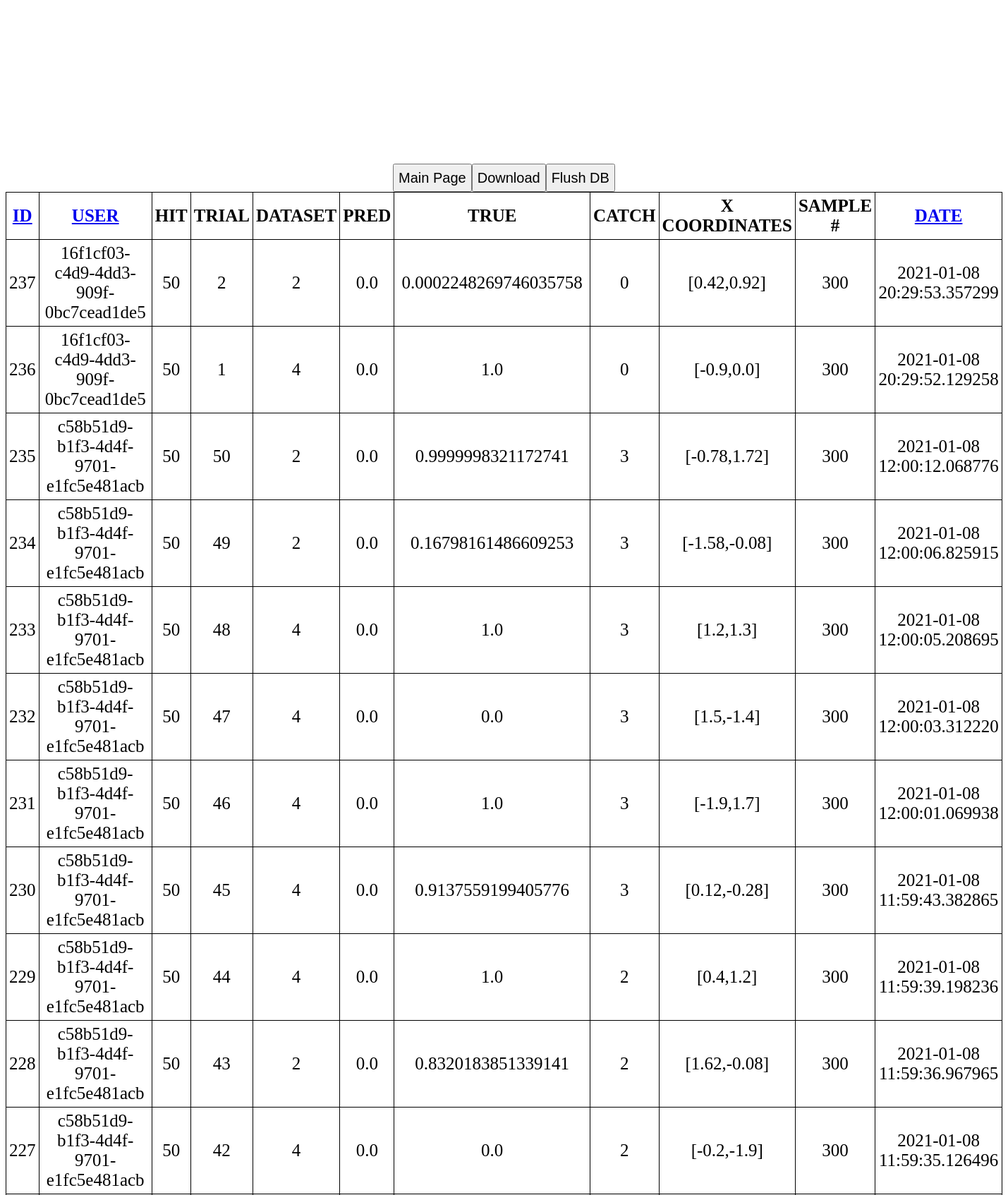
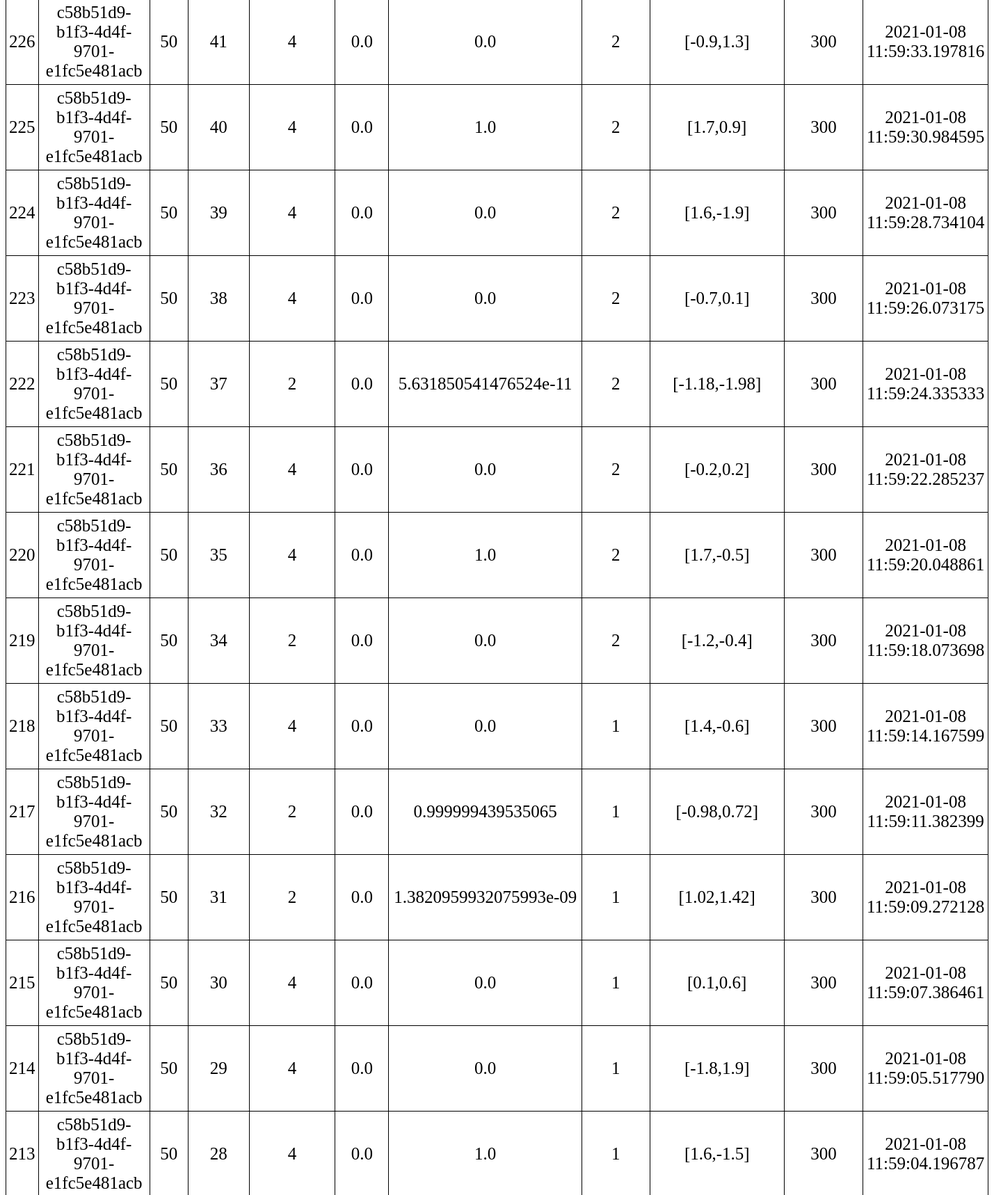
Page /readbyDate (upper part) on the committed database (2 pictures, top to bottom).
### main.py (models this page shows, shortened)
class Todo(db.Model):
    __tablename__ = 'testdb'
    id = db.Column(db.Integer, primary_key=True)
    user = db.Column(db.String(200), default=str(uuid.uuid4()))
    hit = db.Column(db.Integer, default=999)
    trial = db.Column(db.Integer, nullable=False, default=999)
    mtype = db.Column(db.Integer, nullable=False, default=999) #limit # of string
    est = db.Column(db.Float, default=999.)
    real = db.Column(db.Float, default=999.)
    score = db.Column(db.Integer, default=999.)
    date_created = db.Column(db.DateTime, default=datetime.utcnow)
    x = db.Column(db.String, default="999")
    sampleN = db.Column(db.Integer, default=999)

### main.py (the view)
@app.route('/readbyDate')
def readbyDate():
    tasks = Todo.query.order_by(Todo.date_created.desc()).all()
    return render_template('error.html', tasks=tasks[-1000:])

### main.py (called while the page is built)
@app.after_request
def add_header(response):
    response.cache_control.no_store = True
    response.cache_control.max_age = 0
    response.headers['Cache-Control'] = 'no-store, no-cache, must-revalidate, post-check=0, pre-check=0, max-age=0'
    response.headers['Pragma'] = 'no-cache'
    response.headers['Expires'] = '-1'
    return response

### templates/error.html (shortened to what this page needs)
{% extends 'base.html' %}
{% block body %}
<br><br><br><br><br><br><br><br>
<center>
<table id=report>
    <tr>
        <th><a href="{{url_for('readbyID')}}">ID</a></th>
        <th><a href="{{url_for('read')}}">USER</a></th>
        <th>HIT</th>
        <th>TRIAL</th>
        <th>DATASET</th>
        <th>PRED</th>
        <th>TRUE</th>
        <th>CATCH</th>
        <th>X COORDINATES</th>
        <th>SAMPLE #</th>
        <th><a href="{{url_for('readbyDate')}}">DATE</a></th>
    </tr>
    {% for task in tasks %}
        <tr>
            <td>{{ task.id }}</td>
            <td>{{ task.user }}</td>
            <td>{{ task.hit }}</td>
            <td>{{ task.trial }}</td>
            <td>{{ task.mtype }}</td>
            <td>{{ task.est }}</td>
            <td>{{ task.real }}</td>
            <td>{{ task.score }}</td>
            <td>{{ task.x }}</td>
            <td>{{ task.sampleN }}</td>
            <td>{{ task.date_created }}</td>
        </tr>
    {% endfor %}
<form action='/'>
    <input type="submit" value="Main Page" id="next">
</form>
<form action="/download" enctype="multipart/form-data" method="post">
    <a href="{{ url_for('downloadFile', filename='test.db') }}"><input type="submit" value="Download"></a>
</form>
<form action="/empty">
    <input type="submit" value="Flush DB">
</form>
</center>
{% endblock %}

### templates/base.html (style rules this page uses)
#report { border: 0px solid #000000; text-align: center; border-collapse: collapse; }
#report td, th { border: 1px solid #000000; padding: 5px 4px; }
input[type=submit] { height: 2em; font-size: 20px; }
body { font-size: 25px; }

### rows in the picture
Todo: id "237", user "16f1cf03-c4d9-4dd3-909f-0bc7cead1de5", hit "50", trial "2", mtype "2", est "0.0", real "0.0002248269746035758", score "0", x "[0.42,0.92]", sampleN "300", date_created "2021-01-08 20:29:53.357299"
Todo: id "236", user "16f1cf03-c4d9-4dd3-909f-0bc7cead1de5", hit "50", trial "1", mtype "4", est "0.0", real "1.0", score "0", x "[-0.9,0.0]", sampleN "300", date_created "2021-01-08 20:29:52.129258"
Todo: id "235", user "c58b51d9-b1f3-4d4f-9701-e1fc5e481acb", hit "50", trial "50", mtype "2", est "0.0", real "0.9999998321172741", score "3", x "[-0.78,1.72]", sampleN "300", date_created "2021-01-08 12:00:12.068776"
Todo: id "234", user "c58b51d9-b1f3-4d4f-9701-e1fc5e481acb", hit "50", trial "49", mtype "2", est "0.0", real "0.16798161486609253", score "3", x "[-1.58,-0.08]", sampleN "300", date_created "2021-01-08 12:00:06.825915"
Todo: id "233", user "c58b51d9-b1f3-4d4f-9701-e1fc5e481acb", hit "50", trial "48", mtype "4", est "0.0", real "1.0", score "3", x "[1.2,1.3]", sampleN "300", date_created "2021-01-08 12:00:05.208695"
Todo: id "232", user "c58b51d9-b1f3-4d4f-9701-e1fc5e481acb", hit "50", trial "47", mtype "4", est "0.0", real "0.0", score "3", x "[1.5,-1.4]", sampleN "300", date_created "2021-01-08 12:00:03.312220"
Todo: id "231", user "c58b51d9-b1f3-4d4f-9701-e1fc5e481acb", hit "50", trial "46", mtype "4", est "0.0", real "1.0", score "3", x "[-1.9,1.7]", sampleN "300", date_created "2021-01-08 12:00:01.069938"
Todo: id "230", user "c58b51d9-b1f3-4d4f-9701-e1fc5e481acb", hit "50", trial "45", mtype "4", est "0.0", real "0.9137559199405776", score "3", x "[0.12,-0.28]", sampleN "300", date_created "2021-01-08 11:59:43.382865"
Todo: id "229", user "c58b51d9-b1f3-4d4f-9701-e1fc5e481acb", hit "50", trial "44", mtype "4", est "0.0", real "1.0", score "2", x "[0.4,1.2]", sampleN "300", date_created "2021-01-08 11:59:39.198236"
Todo: id "228", user "c58b51d9-b1f3-4d4f-9701-e1fc5e481acb", hit "50", trial "43", mtype "2", est "0.0", real "0.8320183851339141", score "2", x "[1.62,-0.08]", sampleN "300", date_created "2021-01-08 11:59:36.967965"
Todo: id "227", user "c58b51d9-b1f3-4d4f-9701-e1fc5e481acb", hit "50", trial "42", mtype "4", est "0.0", real "0.0", score "2", x "[-0.2,-1.9]", sampleN "300", date_created "2021-01-08 11:59:35.126496"
Todo: id "226", user "c58b51d9-b1f3-4d4f-9701-e1fc5e481acb", hit "50", trial "41", mtype "4", est "0.0", real "0.0", score "2", x "[-0.9,1.3]", sampleN "300", date_created "2021-01-08 11:59:33.197816"
Todo: id "225", user "c58b51d9-b1f3-4d4f-9701-e1fc5e481acb", hit "50", trial "40", mtype "4", est "0.0", real "1.0", score "2", x "[1.7,0.9]", sampleN "300", date_created "2021-01-08 11:59:30.984595"
Todo: id "224", user "c58b51d9-b1f3-4d4f-9701-e1fc5e481acb", hit "50", trial "39", mtype "4", est "0.0", real "0.0", score "2", x "[1.6,-1.9]", sampleN "300", date_created "2021-01-08 11:59:28.734104"
Todo: id "223", user "c58b51d9-b1f3-4d4f-9701-e1fc5e481acb", hit "50", trial "38", mtype "4", est "0.0", real "0.0", score "2", x "[-0.7,0.1]", sampleN "300", date_created "2021-01-08 11:59:26.073175"
Todo: id "222", user "c58b51d9-b1f3-4d4f-9701-e1fc5e481acb", hit "50", trial "37", mtype "2", est "0.0", real "5.631850541476524e-11", score "2", x "[-1.18,-1.98]", sampleN "300", date_created "2021-01-08 11:59:24.335333"
Todo: id "221", user "c58b51d9-b1f3-4d4f-9701-e1fc5e481acb", hit "50", trial "36", mtype "4", est "0.0", real "0.0", score "2", x "[-0.2,0.2]", sampleN "300", date_created "2021-01-08 11:59:22.285237"
Todo: id "220", user "c58b51d9-b1f3-4d4f-9701-e1fc5e481acb", hit "50", trial "35", mtype "4", est "0.0", real "1.0", score "2", x "[1.7,-0.5]", sampleN "300", date_created "2021-01-08 11:59:20.048861"
Todo: id "219", user "c58b51d9-b1f3-4d4f-9701-e1fc5e481acb", hit "50", trial "34", mtype "2", est "0.0", real "0.0", score "2", x "[-1.2,-0.4]", sampleN "300", date_created "2021-01-08 11:59:18.073698"
Todo: id "218", user "c58b51d9-b1f3-4d4f-9701-e1fc5e481acb", hit "50", trial "33", mtype "4", est "0.0", real "0.0", score "1", x "[1.4,-0.6]", sampleN "300", date_created "2021-01-08 11:59:14.167599"
Todo: id "217", user "c58b51d9-b1f3-4d4f-9701-e1fc5e481acb", hit "50", trial "32", mtype "2", est "0.0", real "0.999999439535065", score "1", x "[-0.98,0.72]", sampleN "300", date_created "2021-01-08 11:59:11.382399"
Todo: id "216", user "c58b51d9-b1f3-4d4f-9701-e1fc5e481acb", hit "50", trial "31", mtype "2", est "0.0", real "1.3820959932075993e-09", score "1", x "[1.02,1.42]", sampleN "300", date_created "2021-01-08 11:59:09.272128"
Todo: id "215", user "c58b51d9-b1f3-4d4f-9701-e1fc5e481acb", hit "50", trial "30", mtype "4", est "0.0", real "0.0", score "1", x "[0.1,0.6]", sampleN "300", date_created "2021-01-08 11:59:07.386461"
Todo: id "214", user "c58b51d9-b1f3-4d4f-9701-e1fc5e481acb", hit "50", trial "29", mtype "4", est "0.0", real "0.0", score "1", x "[-1.8,1.9]", sampleN "300", date_created "2021-01-08 11:59:05.517790"
Todo: id "213", user "c58b51d9-b1f3-4d4f-9701-e1fc5e481acb", hit "50", trial "28", mtype "4", est "0.0", real "1.0", score "1", x "[1.6,-1.5]", sampleN "300", date_created "2021-01-08 11:59:04.196787"
